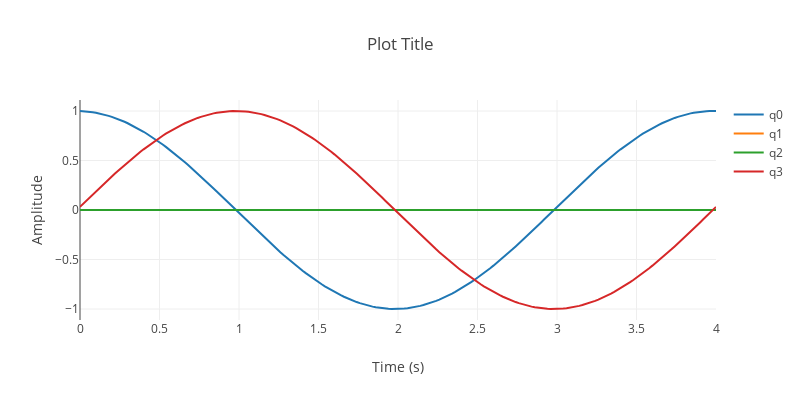

Notebook cell for this chart:
### Code cell
use plotly::*;
// Plot position vs. time
let mut plot = Plot::new();
let trace = Scatter::new(time.clone(), q0.clone())
    .mode(plotly::common::Mode::Lines)
    .name("q0");
plot.add_trace(trace);

let trace = Scatter::new(time.clone(), q1.clone())
    .mode(plotly::common::Mode::Lines)
    .name("q1");
plot.add_trace(trace);

let trace = Scatter::new(time.clone(), q2.clone())
    .mode(plotly::common::Mode::Lines)
    .name("q2");
plot.add_trace(trace);

let trace = Scatter::new(time.clone(), q3.clone())
    .mode(plotly::common::Mode::Lines)
    .name("q3");
plot.add_trace(trace);

// Set layout properties
let layout = Layout::new()
    .title("Plot Title")
    .x_axis(plotly::layout::Axis::new().title("Time (s)"))
    .y_axis(plotly::layout::Axis::new().title("Amplitude"))
    .height(400)
    .width(800);

plot.set_layout(layout);
plot.lab_display();

### Figure 1 — Plotly figure (JSON) as saved in the notebook; plotly's stock layout.template omitted (floating-point values rounded to 4 significant figures; data arrays with more than 128 entries replaced by an {"elided": "..."} marker saying what was removed)
{"data": [{"mode": "lines", "name": "q0", "type": "scatter", "x": {"elided": "201 float values"}, "y": {"elided": "201 float values"}}, {"mode": "lines", "name": "q1", "type": "scatter", "x": {"elided": "201 float values"}, "y": {"elided": "201 int values"}}, {"mode": "lines", "name": "q2", "type": "scatter", "x": {"elided": "201 float values"}, "y": {"elided": "201 int values"}}, {"mode": "lines", "name": "q3", "type": "scatter", "x": {"elided": "201 float values"}, "y": {"elided": "201 float values"}}], "layout": {"height": 400, "title": {"text": "Plot Title"}, "width": 800, "xaxis": {"autorange": true, "range": [0, 4.0], "title": {"text": "Time (s)"}, "type": "linear"}, "yaxis": {"autorange": true, "range": [-1.111, 1.111], "title": {"text": "Amplitude"}, "type": "linear"}}}
